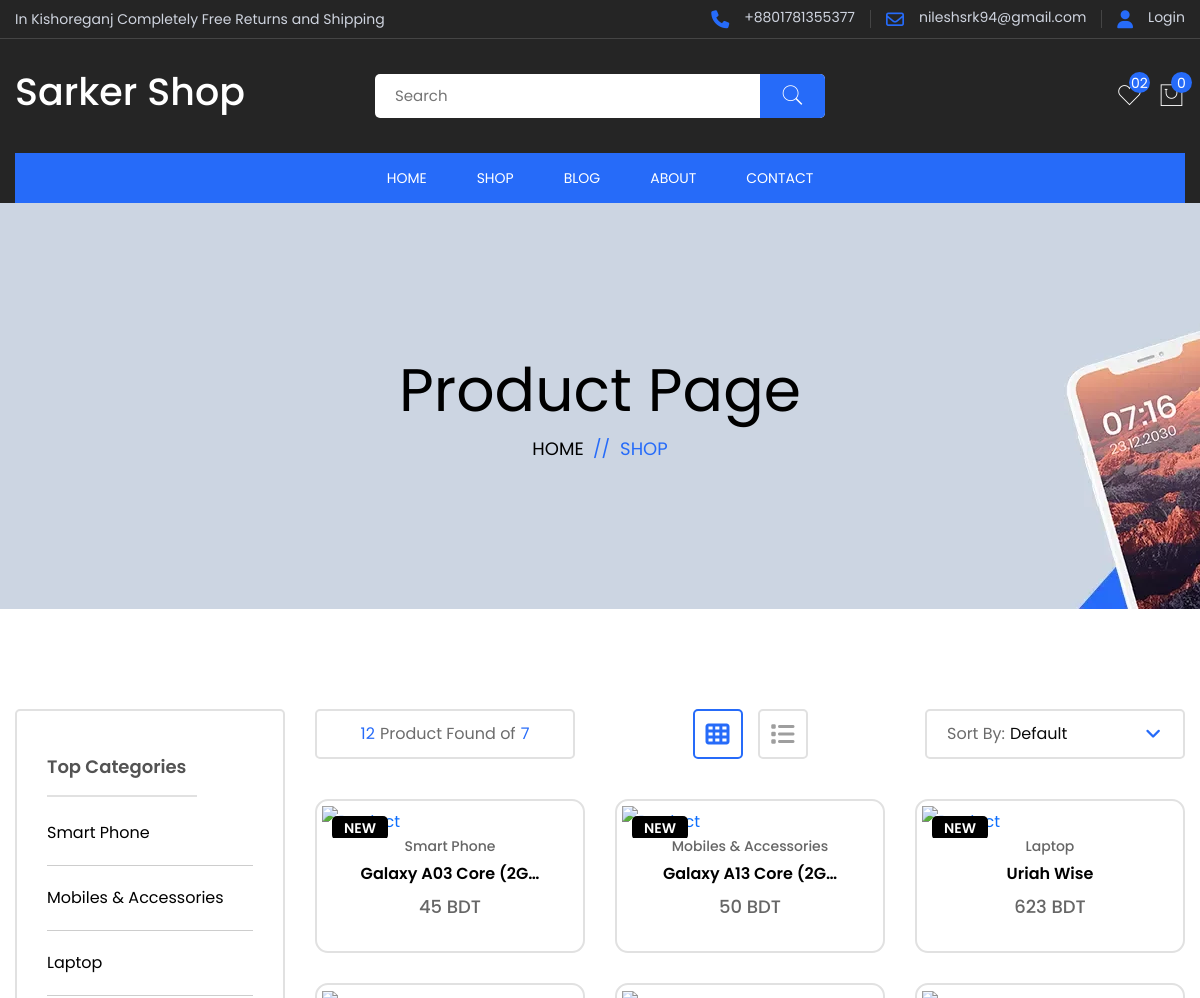
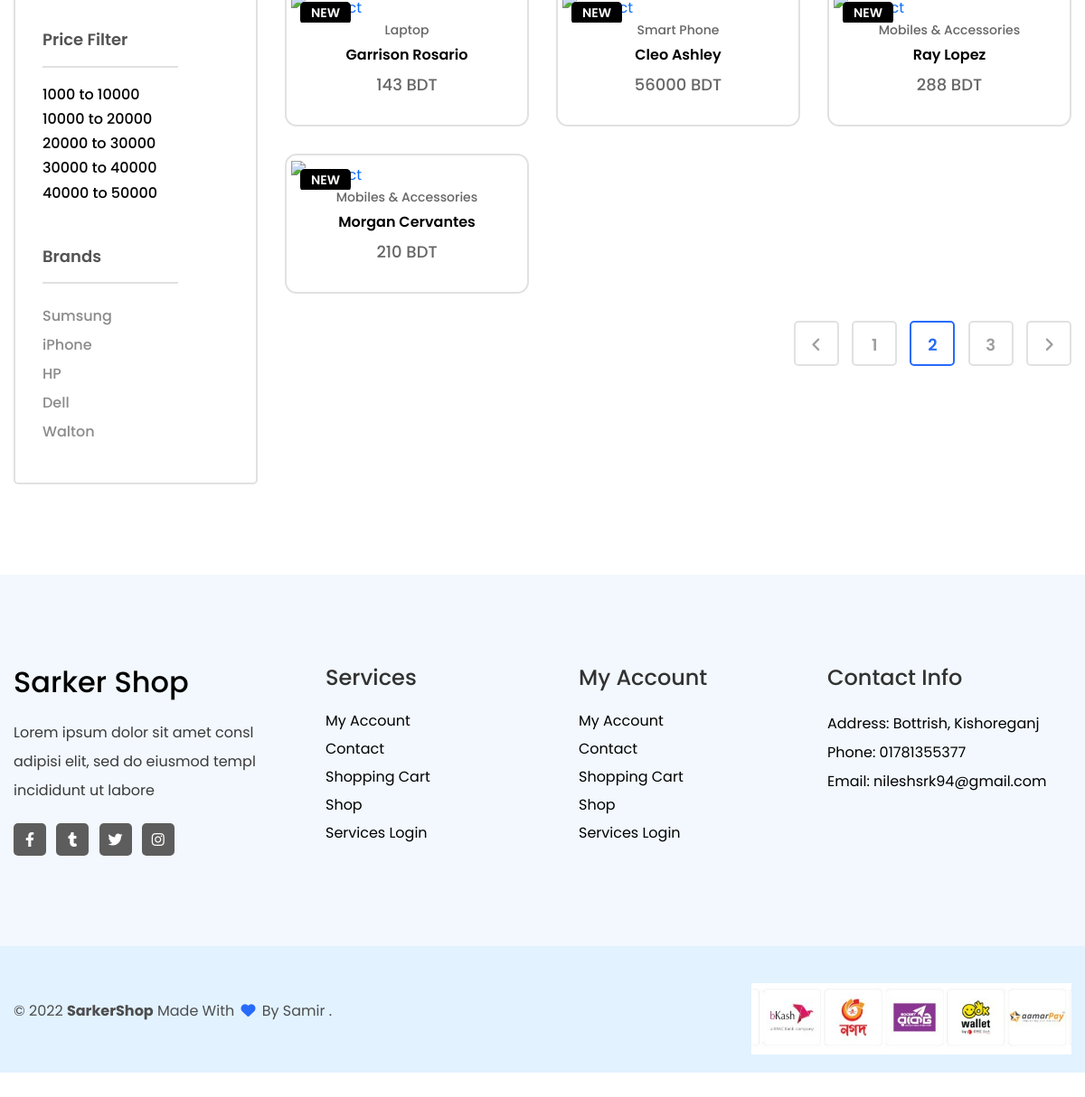
Page /shop on the committed database (2 pictures, top to bottom).
### store/models.py (models this page shows, shortened)
class Product(models.Model):
    STOCK = (
        ('In Stock', 'In Stock'),
        ('Out Of Stock', 'Out Of Stock'),
    )
    unique_id = models.CharField(unique=True, max_length=60, null=True, blank=True)
    image = models.ImageField(upload_to='media/product', )
    name = models.CharField(max_length=200)
    price = models.IntegerField()
    info = models.TextField()
    description = models.TextField()
    stock = models.CharField(choices=STOCK, max_length=60)
    status = models.BooleanField(default=True)
    createed_at = models.DateTimeField(auto_now_add=True)
    categorie = models.ForeignKey(Categorie, null=True, on_delete=models.CASCADE)
    brand = models.ForeignKey(Brand, null=True, on_delete=models.CASCADE)
    price_filter = models.ForeignKey(PriceFilter, null=True, on_delete=models.CASCADE)

class Categorie(models.Model):
    name = models.CharField(max_length=200)
    def __str__(self):
        return self.name

class PriceFilter(models.Model):
    PRICE_FILTER = (
        ('1000 to 10000', '1000 to 10000'),
        ('10000 to 20000', '10000 to 20000'),
        ('20000 to 30000', '20000 to 30000'),
        ('30000 to 40000', '30000 to 40000'),
        ('40000 to 50000', '40000 to 50000'),
    )
    price_filter = models.CharField(choices=PRICE_FILTER, max_length=60)

class Brand(models.Model):
    name = models.CharField(max_length=200)

### store/views.py (the view)
# urls.py: path('shop', views.shop, name='shop'),
def shop(request):
    categories = Categorie.objects.all()
    products = Product.objects.filter(status=True)
    brands = Brand.objects.all()
    price_filter = PriceFilter.objects.all()
    pro_len = len(products)
    catid = request.GET.get('categoryid')
    p_filter = request.GET.get('p_filter')
    brand_id = request.GET.get('brandid')
    atozid = request.GET.get('ATOZ')
    ztoaid = request.GET.get('ZTOA')
    low_high= request.GET.get('low_high')
    high_low= request.GET.get('high_low')
    new_old= request.GET.get('new_old')
    old_new= request.GET.get('old_new')
    if catid:
        products = Product.objects.filter(categorie=catid, status=True)
        pro_len = len(products)
    elif p_filter:
        products = Product.objects.filter(price_filter=p_filter, status=True)
        pro_len = len(products)
    elif brand_id:
        products = Product.objects.filter(brand=brand_id,status=True)
        pro_len = len(products)
    elif atozid:
        products = Product.objects.filter(status=True).order_by('name')
    elif ztoaid:
        products = Product.objects.filter(status=True).order_by('-name')
    elif low_high:
        products = Product.objects.filter(status=True).order_by('price')
    elif high_low:
        products = Product.objects.filter(status=True).order_by('-price')
    elif new_old:
        products = Product.objects.filter(status=True).order_by('-createed_at')
    elif old_new:
        products = Product.objects.filter(status=True).order_by('createed_at')
    else:
        products = Product.objects.filter(status=True)
    context = {
        'products': products,
        'pro_len': pro_len,
        'categories': categories,
        'brands': brands,
        'price_filter': price_filter,
    }
    return render(request, 'shop.html', context)

### templates/shop.html (shortened to what this page needs)
{% extends 'base.html' %}
{% block content %}
{% load static %}
{% load cart_tag %}
            </div>
        <div class="breadcrumb-area">
            <div class="container">
                <div class="row align-items-center justify-content-center">
                    <div class="col-12 text-center">
                        <h2 class="breadcrumb-title">Product Page</h2>
                        <ul class="breadcrumb-list">
                            <li class="breadcrumb-item"><a href="{% url 'index' %}">Home</a></li>
                            <li class="breadcrumb-item active">Shop</li>
                        </ul>
                    </div>
                </div>
            </div>
        </div>
        <div class="shop-category-area pt-100px pb-100px">
            <div class="container">
                <div class="row">
                    <div class="col-lg-9 order-lg-last col-md-12 order-md-first">
                        <div class="shop-top-bar d-flex">
                            <p class="compare-product"> <span>12</span> Product Found of <span>{{pro_len}}</span></p>
                            <div class="shop-tab nav">
                                <button class="active" data-bs-target="#shop-grid" data-bs-toggle="tab">
                                    <i class="fa fa-th" aria-hidden="true"></i>
                                </button>
                                <button data-bs-target="#shop-list" data-bs-toggle="tab">
                                    <i class="fa fa-list" aria-hidden="true"></i>
                                </button>
                            </div>
                            <div class="select-shoing-wrap d-flex align-items-center">
                                <div class="shot-product">
                                    <p>Sort By:</p>
                                </div>
                                <div class="header-bottom-set dropdown">
                                    <button class="dropdown-toggle header-action-btn" data-bs-toggle="dropdown">Default <i class="fa fa-angle-down"></i></button>
                                </div>
                            </div>
                        </div>
                        <div class="shop-bottom-area">
                            <div class="row">
                                <div class="col">
                                    <div class="tab-content">
                                        <div class="tab-pane fade show active" id="shop-grid">
                                            <div class="row mb-n-30px">
                                                {% for product in products %}
                                                <div class="col-lg-4 col-md-6 col-sm-6 col-xs-6 mb-30px">
                                                    <div class="product">
                                                        <span class="badges">
                                                        <span class="new">New</span>
                                                        </span>
                                                        <div class="thumb">
                                                            <a href="product-detail/{{product.id}}" class="image">
                                                            </a>
                                                        </div>
                                                        <div class="content">
                                                            <span class="category"><a href="product-detail/{{product.id}}">{{product.categorie}}</a></span>
                                                            <h5 class="title"><a href="product-detail/{{product.id}}">{{product.name |truncatechars:20}}
                                                                </a>
                                                            </h5>
                                                            <span class="price">
                                                            <span class="new">{{product.price}} BDT</span>
                                                            </span>
                                                        </div>
                                                    </div>
                                                </div>
                                                {% endfor %}
                                            </div>
                                        </div>
                                    </div>
                                </div>
                            </div>
                            <div class="pro-pagination-style text-center text-lg-end" data-aos="fade-up" data-aos-delay="200">
                                <div class="pages">
                                    <ul>
                                        <li class="li"><a class="page-link" href="#"><i class="fa fa-angle-left"></i></a>
                                        </li>
                                        <li class="li"><a class="page-link" href="#">1</a></li>
                                        <li class="li"><a class="page-link active" href="#">2</a></li>
                                        <li class="li"><a class="page-link" href="#">3</a></li>
                                        <li class="li"><a class="page-link" href="#"><i class="fa fa-angle-right"></i></a>
                                        </li>
                                    </ul>
                                </div>
                            </div>
                        </div>
                    </div>
                    <div class="col-lg-3 order-lg-first col-md-12 order-md-last">
                        <div class="shop-sidebar-wrap">
                            <div class="sidebar-widget">
                                <h4 class="sidebar-title">Top Categories</h4>
                                <div class="sidebar-widget-category">
                                    <ul>
                                        {% for cat in categories %}
                                        <li><a style="font-size:16px; color:black;" href="?categoryid={{cat.id}}" class="selected m-0"><strong>{{cat.name}}</strong></a></li>
                                        <hr>
                                        {% endfor %}
                                    </ul>
                                </div>
                            </div>
                            <div class="sidebar-widget mt-8">
                                <h4 class="sidebar-title">Price Filter</h4>
                                <div class="price-filter">
                                    {% for price in price_filter %}
                                    <div class="price-slider-amount">
                                        <a href="?p_filter={{price.id}}"> <h6>{{price.price_filter}}</h6></a>
                                    </div>
                                    {% endfor %}
                                </div>
                            </div>
                            <div class="sidebar-widget">
                                <h4 class="sidebar-title">Brands</h4>
                                <div class="sidebar-widget-brand">
                                    <ul>
                                        {% for brand in brands %}
                                        <li><a href="?brandid={{brand.id}}" class="selected m-0">{{brand.name}} </a></li>
                                        {% endfor %}
                                    </ul>
                                </div>
                            </div>
                        </div>
                    </div>
                </div>
            </div>
        </div>
{% endblock content %}

### rows in the picture
Product: categorie "Smart Phone", name "Galaxy A03 Core (2G…", price "45"
Product: categorie "Mobiles & Accessories", name "Galaxy A13 Core (2G…", price "50"
Product: categorie "Laptop", name "Uriah Wise", price "623"
Product: categorie "Laptop", name "Garrison Rosario", price "143"
Product: categorie "Smart Phone", name "Cleo Ashley", price "56000"
Product: categorie "Mobiles & Accessories", name "Ray Lopez", price "288"
Product: categorie "Mobiles & Accessories", name "Morgan Cervantes", price "210"
Categorie: name "Smart Phone"
Categorie: name "Mobiles & Accessories"
Categorie: name "Laptop"
PriceFilter: price_filter "1000 to 10000"
PriceFilter: price_filter "10000 to 20000"
PriceFilter: price_filter "20000 to 30000"
PriceFilter: price_filter "30000 to 40000"
PriceFilter: price_filter "40000 to 50000"
Brand: name "Sumsung"
Brand: name "iPhone"
Brand: name "HP"
Brand: name "Dell"
Brand: name "Walton"

### other values in the picture
{{ request.session.cart|length }} "0"
{{ pro_len }} "7"
